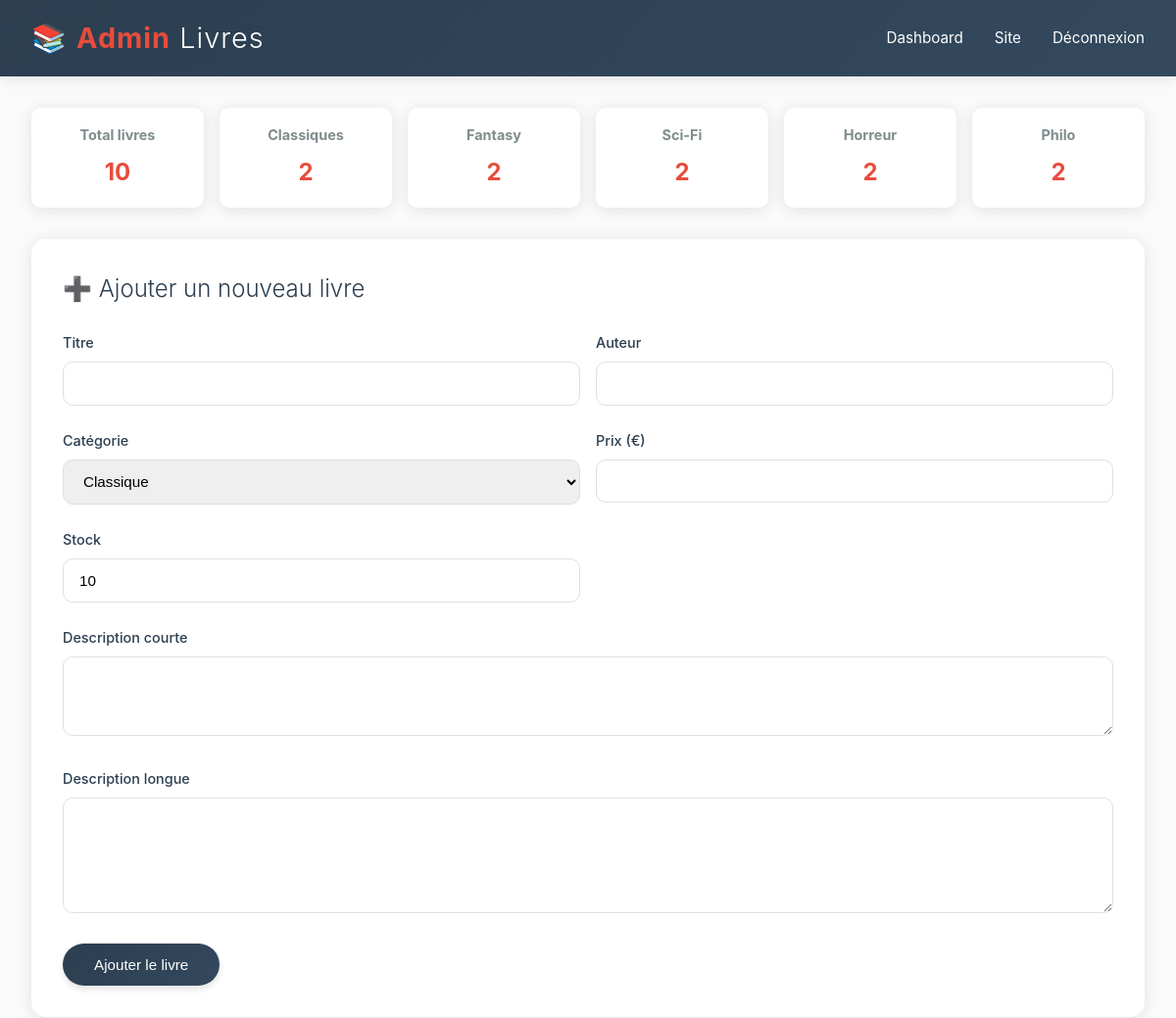
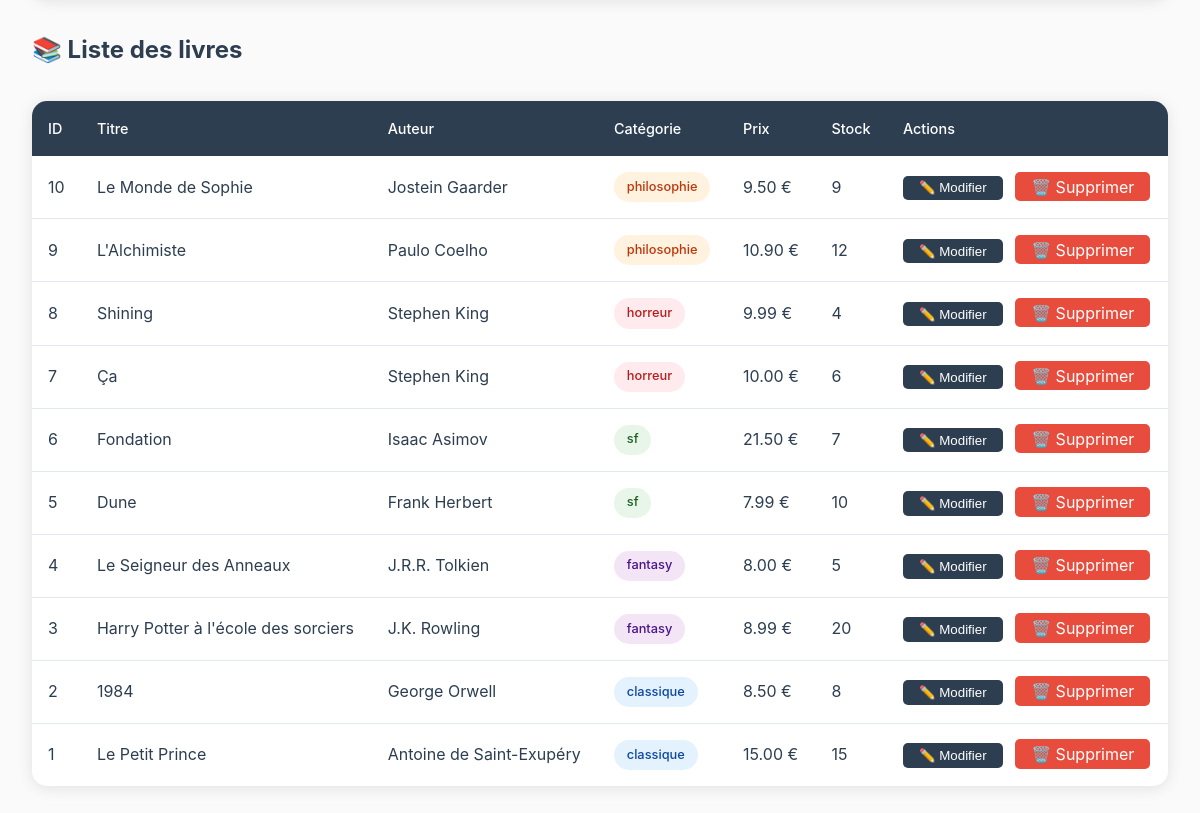
Page /admin_livres.php (signed in) on the committed database (2 pictures, top to bottom).
### tables this page shows
CREATE TABLE livres (
        id INTEGER PRIMARY KEY AUTOINCREMENT,
        titre TEXT NOT NULL,
        auteur TEXT NOT NULL,
        categorie TEXT NOT NULL,
        prix DECIMAL(10,2) NOT NULL,
        stock INTEGER DEFAULT 10,
        description_courte TEXT,
        description_longue TEXT
    );

### admin_livres.php (the view, shortened to what this page needs)
<?php
require_once 'config.php';
$livres = $db->query("SELECT * FROM livres ORDER BY id DESC")->fetchAll();
$stats = [
    'total' => count($livres),
    'classique' => $db->query("SELECT COUNT(*) FROM livres WHERE categorie = 'classique'")->fetchColumn(),
    'fantasy' => $db->query("SELECT COUNT(*) FROM livres WHERE categorie = 'fantasy'")->fetchColumn(),
    'sf' => $db->query("SELECT COUNT(*) FROM livres WHERE categorie = 'sf'")->fetchColumn(),
    'horreur' => $db->query("SELECT COUNT(*) FROM livres WHERE categorie = 'horreur'")->fetchColumn(),
    'philosophie' => $db->query("SELECT COUNT(*) FROM livres WHERE categorie = 'philosophie'")->fetchColumn(),
];
?>
<!DOCTYPE html>
<html>
<head>
    <link rel="stylesheet" href="style.css">
</head>
<body>
    <div class="header">
        <div class="header-content">
            <div class="logo">📚 <span>Admin</span> Livres</div>
            <div class="nav-links">
                <a href="admin_dashboard.php">Dashboard</a>
                <a href="index.php">Site</a>
                <a href="deconnexion.php">Déconnexion</a>
            </div>
        </div>
    </div>
    <div class="admin-container">
        <div class="stats-grid">
            <div class="stat-card">
                <h3>Total livres</h3>
                <div class="stat-number"><?= $stats['total'] ?></div>
            </div>
            <div class="stat-card">
                <h3>Classiques</h3>
                <div class="stat-number"><?= $stats['classique'] ?></div>
            </div>
            <div class="stat-card">
                <h3>Fantasy</h3>
                <div class="stat-number"><?= $stats['fantasy'] ?></div>
            </div>
            <div class="stat-card">
                <h3>Sci-Fi</h3>
                <div class="stat-number"><?= $stats['sf'] ?></div>
            </div>
            <div class="stat-card">
                <h3>Horreur</h3>
                <div class="stat-number"><?= $stats['horreur'] ?></div>
            </div>
            <div class="stat-card">
                <h3>Philo</h3>
                <div class="stat-number"><?= $stats['philosophie'] ?></div>
            </div>
        </div>
        <div class="form-section">
            <h2>➕ Ajouter un nouveau livre</h2>
            <form method="post">
                <div class="form-row">
                    <div class="form-group">
                        <label>Titre</label>
                        <input type="text" name="titre" required>
                    </div>
                    <div class="form-group">
                        <label>Auteur</label>
                        <input type="text" name="auteur" required>
                    </div>
                </div>
                <div class="form-row">
                    <div class="form-group">
                        <label>Catégorie</label>
                        <select name="categorie" required>
                            <option value="classique">Classique</option>
                        </select>
                    </div>
                    <div class="form-group">
                        <label>Prix (€)</label>
                        <input type="number" step="0.01" name="prix" required>
                    </div>
                </div>
                <div class="form-row">
                    <div class="form-group">
                        <label>Stock</label>
                        <input type="number" name="stock" value="10" required>
                    </div>
                </div>
                <div class="form-group">
                    <label>Description courte</label>
                    <textarea name="description_courte" rows="3" required></textarea>
                </div>
                <div class="form-group">
                    <label>Description longue</label>
                    <textarea name="description_longue" rows="5" required></textarea>
                </div>
                <button type="submit" name="ajouter" class="btn">Ajouter le livre</button>
            </form>
        </div>
        <h2 style="margin: 2rem 0 1rem;">📚 Liste des livres</h2>
        <div class="table-container">
            <table>
                <thead>
                    <tr>
                        <th>ID</th>
                        <th>Titre</th>
                        <th>Auteur</th>
                        <th>Catégorie</th>
                        <th>Prix</th>
                        <th>Stock</th>
                        <th>Actions</th>
                    </tr>
                </thead>
                <tbody>
                    <?php foreach($livres as $livre): ?>
                    <tr>
                        <td><?= $livre['id'] ?></td>
                        <td><?= htmlspecialchars($livre['titre']) ?></td>
                        <td><?= htmlspecialchars($livre['auteur']) ?></td>
                        <td>
                            <span class="categorie-badge categorie-<?= $livre['categorie'] ?>">
                                <?= $livre['categorie'] ?>
                            </span>
                        </td>
                        <td><?= number_format($livre['prix'], 2) ?> €</td>
                        <td><?= $livre['stock'] ?></td>
                        <td>
                            <button class="btn-edit" onclick="editBook(<?= htmlspecialchars(json_encode($livre)) ?>)">✏️ Modifier</button>
                            <a href="?supprimer=<?= $livre['id'] ?>" class="btn-delete" onclick="return confirm('Supprimer ce livre ?')">🗑️ Supprimer</a>
                        </td>
                    </tr>
                    <?php endforeach; ?>
                </tbody>
            </table>
        </div>
    </div>
</body>
</html>

### style.css (style rules this page uses)
* { margin: 0; padding: 0; box-sizing: border-box; }
:root { --primary: #2c3e50; --secondary: #34495e; --accent: #e74c3c; --light: #ecf0f1; --dark: #2c3e50; --success: #27ae60; --warning: #f39c12; --danger: #e74c3c; --text: #2c3e50; --text-light: #7f8c8d; --white: #ffffff; --shadow: 0 2px 15px rgba(0,0,0,0.1); --transition: all 0.3s ease; }
body { font-family: -apple-system, BlinkMacSystemFont, 'Segoe UI', Roboto, Oxygen, Ubuntu, Cantarell, sans-serif; background: #fafafa; color: var(--text); line-height: 1.6; }
.header { background: linear-gradient(135deg, var(--primary) 0%, var(--secondary) 100%); color: var(--white); padding: 1rem 2rem; position: sticky; top: 0; z-index: 1000; box-shadow: var(--shadow); }
.header-content { max-width: 1200px; margin: 0 auto; display: flex; justify-content: space-between; align-items: center; }
.logo { font-size: 1.8rem; font-weight: 300; letter-spacing: 1px; }
.logo span { font-weight: 700; color: var(--accent); }
.nav-links { display: flex; gap: 2rem; align-items: center; }
.nav-links a { color: var(--white); text-decoration: none; font-size: 0.95rem; font-weight: 400; transition: var(--transition); position: relative; padding: 0.5rem 0; }
.nav-links a::after { content: ''; position: absolute; bottom: 0; left: 0; width: 0; height: 2px; background: var(--accent); transition: var(--transition); }
.btn { display: inline-flex; align-items: center; gap: 0.5rem; padding: 0.8rem 2rem; background: linear-gradient(135deg, var(--primary) 0%, var(--secondary) 100%); color: var(--white); text-decoration: none; border-radius: 30px; font-size: 0.95rem; font-weight: 500; border: none; cursor: pointer; transition: var(--transition); box-shadow: 0 4px 6px rgba(0,0,0,0.1); }
.form-group { margin-bottom: 1.5rem; }
.form-group label { display: block; margin-bottom: 0.5rem; color: var(--text); font-weight: 500; font-size: 0.9rem; }
.form-group input, .form-group textarea, .form-group select { width: 100%; padding: 0.8rem 1rem; border: 1px solid #e0e0e0; border-radius: 10px; font-size: 0.95rem; transition: var(--transition); }
.table-container { background: var(--white); border-radius: 15px; overflow: hidden; box-shadow: var(--shadow); margin: 2rem 0; }
table { width: 100%; border-collapse: collapse; }
th { background: linear-gradient(135deg, var(--primary) 0%, var(--secondary) 100%); color: var(--white); padding: 1rem; text-align: left; font-weight: 500; font-size: 0.9rem; }
td { padding: 1rem; border-bottom: 1px solid rgba(0,0,0,0.05); }
tr:last-child td { border-bottom: none; }

### admin_livres.php (style rules this page uses)
.admin-container { max-width: 1200px; margin: 2rem auto; padding: 0 2rem; }
.stats-grid { display: grid; grid-template-columns: repeat(auto-fit, minmax(150px, 1fr)); gap: 1rem; margin-bottom: 2rem; }
.stat-card { background: white; padding: 1rem; border-radius: 10px; box-shadow: var(--shadow); text-align: center; }
.stat-card h3 { font-size: 0.9rem; color: var(--text-light); margin-bottom: 0.5rem; }
.stat-number { font-size: 1.5rem; font-weight: bold; color: var(--accent); }
.form-section { background: white; padding: 2rem; border-radius: 15px; margin-bottom: 2rem; box-shadow: var(--shadow); }
.form-section h2 { margin-bottom: 1.5rem; color: var(--text); font-weight: 300; }
.form-row { display: grid; grid-template-columns: 1fr 1fr; gap: 1rem; }
.table-container { background: white; border-radius: 15px; overflow: hidden; box-shadow: var(--shadow); }
table { width: 100%; border-collapse: collapse; }
th { background: var(--primary); color: white; padding: 1rem; text-align: left; }
td { padding: 1rem; border-bottom: 1px solid #e2e8f0; }
.categorie-badge { display: inline-block; padding: 0.3rem 0.8rem; border-radius: 30px; font-size: 0.8rem; font-weight: 500; }
.categorie-classique { background: #e3f2fd; color: #0d47a1; }
.categorie-fantasy { background: #f3e5f5; color: #4a148c; }
.categorie-sf { background: #e8f5e9; color: #1b5e20; }
.categorie-horreur { background: #ffebee; color: #b71c1c; }
.categorie-philosophie { background: #fff3e0; color: #bf360c; }
.btn-edit { padding: 0.3rem 1rem; background: var(--primary); color: white; border: none; border-radius: 5px; cursor: pointer; margin-right: 0.5rem; }
.btn-delete { padding: 0.3rem 1rem; background: var(--danger); color: white; border: none; border-radius: 5px; cursor: pointer; text-decoration: none; }

### rows in the picture
livres: id "10", titre "Le Monde de Sophie", auteur "Jostein Gaarder", categorie "philosophie", prix "9.50", stock "9"
livres: id "9", titre "L'Alchimiste", auteur "Paulo Coelho", categorie "philosophie", prix "10.90", stock "12"
livres: id "8", titre "Shining", auteur "Stephen King", categorie "horreur", prix "9.99", stock "4"
livres: id "7", titre "Ça", auteur "Stephen King", categorie "horreur", prix "10.00", stock "6"
livres: id "6", titre "Fondation", auteur "Isaac Asimov", categorie "sf", prix "21.50", stock "7"
livres: id "5", titre "Dune", auteur "Frank Herbert", categorie "sf", prix "7.99", stock "10"
livres: id "4", titre "Le Seigneur des Anneaux", auteur "J.R.R. Tolkien", categorie "fantasy", prix "8.00", stock "5"
livres: id "3", titre "Harry Potter à l'école des sorciers", auteur "J.K. Rowling", categorie "fantasy", prix "8.99", stock "20"
livres: id "2", titre "1984", auteur "George Orwell", categorie "classique", prix "8.50", stock "8"
livres: id "1", titre "Le Petit Prince", auteur "Antoine de Saint-Exupéry", categorie "classique", prix "15.00", stock "15"

### other values in the picture
$stats['total'] "10"
$stats['classique'] "2"
$stats['fantasy'] "2"
$stats['sf'] "2"
$stats['horreur'] "2"
$stats['philosophie'] "2"
